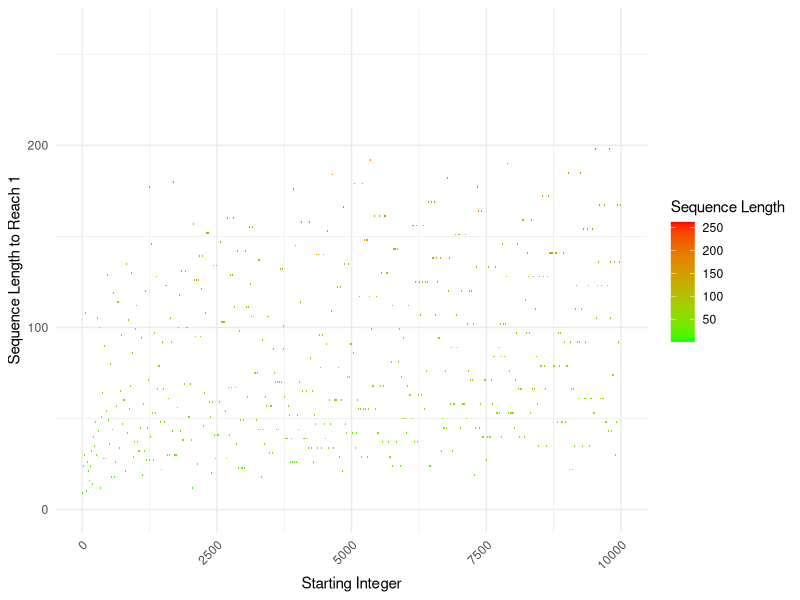

The R source for this figure:
library(tidyverse)

gen_collatz <- function(n) {
  sequence <- numeric(0)
  while (n != 1) {
    sequence <- c(sequence, n)
    if (n %% 2 == 0) {
      n <- n / 2
    } else {
      n <- 3 * n + 1
    }
  }
  return(c(sequence, 1))
}

start_integers <- 1:10000
sequence_lengths <- sapply(start_integers, function(x) length(gen_collatz(x)))
df <- data.frame(Starting_Integer = start_integers, Sequence_Length = sequence_lengths)

ggplot(df, aes(x = Starting_Integer, y = Sequence_Length, fill = Sequence_Length)) +
  geom_tile() +
  scale_fill_gradient(low = "green", high = "red") +
  labs(x = "Starting Integer", y = "Sequence Length to Reach 1", fill = "Sequence Length") +
  theme_minimal() +
  theme(axis.text.x = element_text(angle = 45, hjust = 1))
